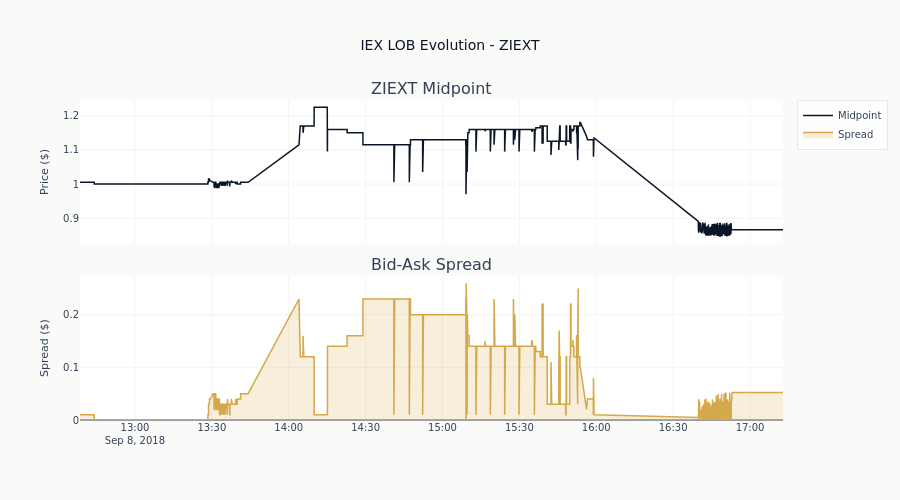

Notebook code for this chart:
### Code cell
if not snapshots.is_empty() and top_symbol and not snapshots_plot.is_empty():
    fig.update_layout(
        title=f"IEX LOB Evolution - {top_symbol}",
        height=500,
        showlegend=True,
        template="ml4t",
    )

    fig.update_yaxes(title_text="Price ($)", row=1, col=1)
    fig.update_yaxes(title_text="Spread ($)", row=2, col=1)

    fig.show()

### Figure 1 — Plotly figure (JSON) as saved in the notebook; plotly's stock layout.template omitted (floating-point values rounded to 4 significant figures; data arrays with more than 128 entries replaced by an {"elided": "..."} marker saying what was removed)
{"data": [{"line": {"color": "#0a1628", "width": 1.5}, "mode": "lines", "name": "Midpoint", "type": "scatter", "x": {"elided": "12577 str values"}, "xaxis": "x", "y": {"elided": "12577 float values"}, "yaxis": "y"}, {"fill": "tozeroy", "fillcolor": "rgba(212, 168, 75, 0.2)", "line": {"color": "#D4A84B", "width": 1.5}, "mode": "lines", "name": "Spread", "type": "scatter", "x": {"elided": "12577 str values"}, "xaxis": "x2", "y": {"elided": "12577 float values"}, "yaxis": "y2"}], "layout": {"annotations": [{"font": {"size": 16}, "showarrow": false, "text": "ZIEXT Midpoint", "x": 0.5, "xanchor": "center", "xref": "paper", "y": 1.0, "yanchor": "bottom", "yref": "paper"}, {"font": {"size": 16}, "showarrow": false, "text": "Bid-Ask Spread", "x": 0.5, "xanchor": "center", "xref": "paper", "y": 0.45, "yanchor": "bottom", "yref": "paper"}], "height": 500, "showlegend": true, "title": {"text": "IEX LOB Evolution - ZIEXT"}, "xaxis": {"anchor": "y", "domain": [0.0, 1.0], "matches": "x2", "showticklabels": false}, "xaxis2": {"anchor": "y2", "domain": [0.0, 1.0]}, "yaxis": {"anchor": "x", "domain": [0.55, 1.0], "title": {"text": "Price ($)"}}, "yaxis2": {"anchor": "x2", "domain": [0.0, 0.45], "title": {"text": "Spread ($)"}}}}
